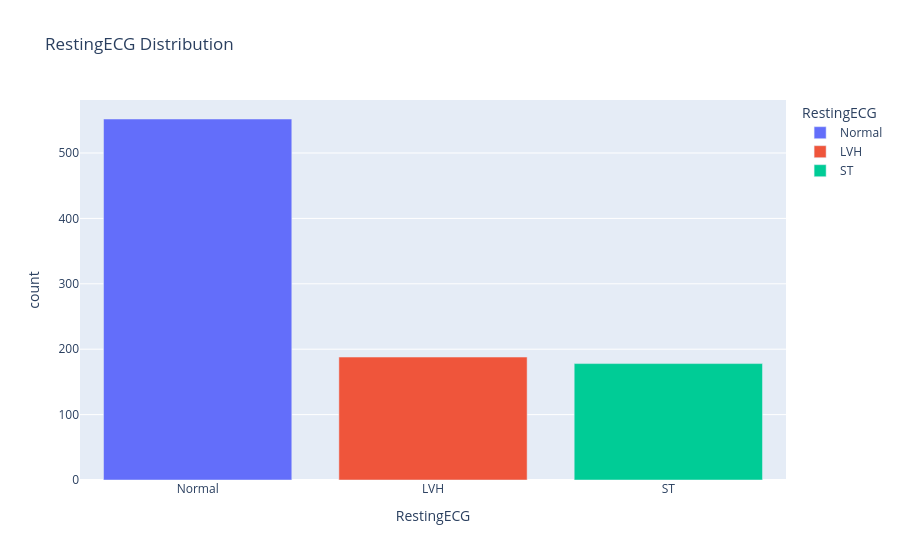

Notebook source saved alongside this figure:
### Code cell
figure = px.bar(
    RestingECG,
    x = RestingECG['RestingECG'],
    y = RestingECG['count'],
    color = RestingECG['RestingECG'],
    title = 'RestingECG Distribution'
)

figure.show()

### Figure 1 — Plotly figure (JSON) as saved in the notebook; plotly's stock layout.template omitted (floating-point values rounded to 4 significant figures)
{"data": [{"hovertemplate": "RestingECG=%{x}<br>count=%{y}<extra></extra>", "legendgroup": "Normal", "marker": {"color": "#636efa", "pattern": {"shape": ""}}, "name": "Normal", "orientation": "v", "showlegend": true, "textposition": "auto", "type": "bar", "x": ["Normal"], "xaxis": "x", "y": [552], "yaxis": "y"}, {"hovertemplate": "RestingECG=%{x}<br>count=%{y}<extra></extra>", "legendgroup": "LVH", "marker": {"color": "#EF553B", "pattern": {"shape": ""}}, "name": "LVH", "orientation": "v", "showlegend": true, "textposition": "auto", "type": "bar", "x": ["LVH"], "xaxis": "x", "y": [188], "yaxis": "y"}, {"hovertemplate": "RestingECG=%{x}<br>count=%{y}<extra></extra>", "legendgroup": "ST", "marker": {"color": "#00cc96", "pattern": {"shape": ""}}, "name": "ST", "orientation": "v", "showlegend": true, "textposition": "auto", "type": "bar", "x": ["ST"], "xaxis": "x", "y": [178], "yaxis": "y"}], "layout": {"barmode": "relative", "legend": {"title": {"text": "RestingECG"}, "tracegroupgap": 0}, "title": {"text": "RestingECG Distribution"}, "xaxis": {"anchor": "y", "categoryarray": ["Normal", "LVH", "ST"], "categoryorder": "array", "domain": [0, 1], "title": {"text": "RestingECG"}}, "yaxis": {"anchor": "x", "domain": [0, 1], "title": {"text": "count"}}}}
